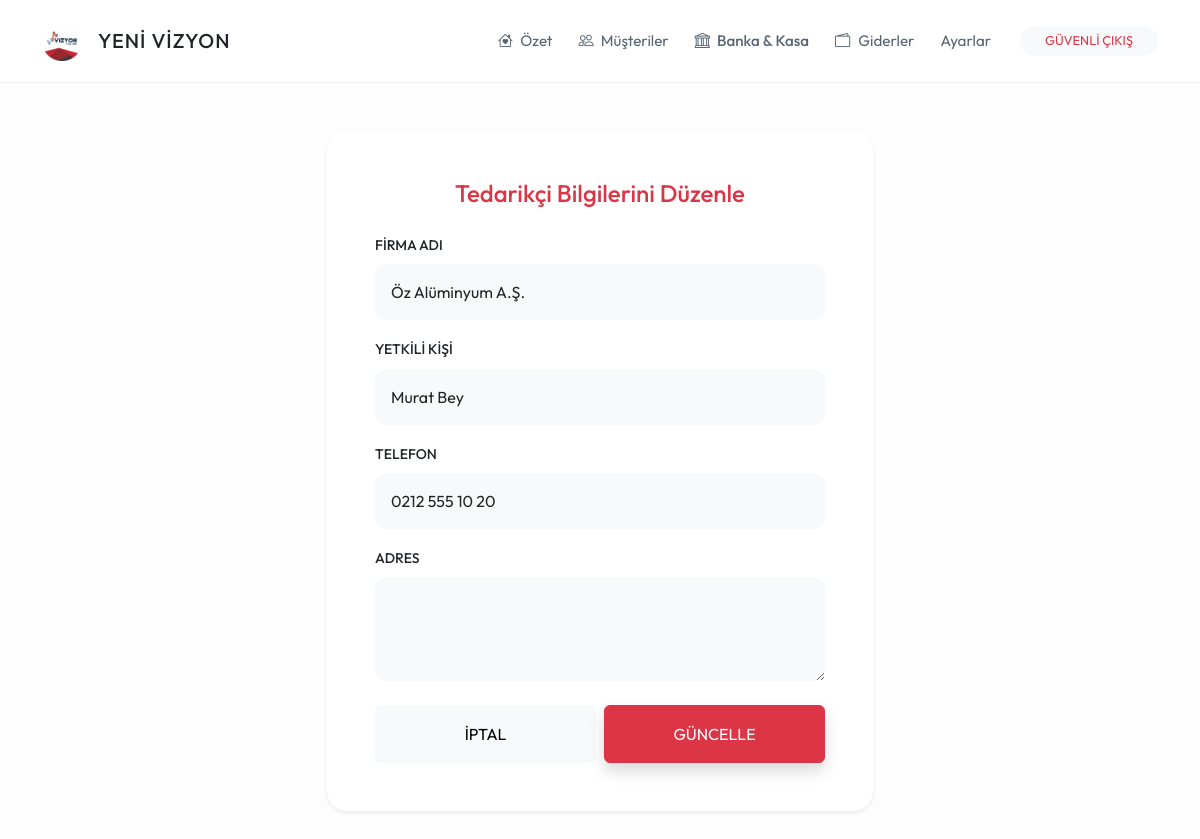
The app's page /tedarikci_duzenle/1 (signed in) with its own data.
### models.py (models this page shows)
class Tedarikci(db.Model):
    id = db.Column(db.Integer, primary_key=True)
    firma_adi = db.Column(db.String(150), nullable=False)
    yetkili_kisi = db.Column(db.String(100))
    telefon = db.Column(db.String(20))
    adres = db.Column(db.Text)
    durum = db.Column(db.String(20), default='Aktif')
    satin_almalar = db.relationship('SatinAlma', backref='tedarikci', lazy=True)
    odenenler = db.relationship('TedarikciOdeme', backref='tedarikci', lazy=True)

### routes/tedarikci_isleri.py (the view)
@tedarikci_bp.route('/tedarikci_duzenle/<int:id>', methods=['GET', 'POST'])
def tedarikci_duzenle(id):
    if 'logged_in' not in session: return redirect(url_for('genel.index'))
    tedarikci = Tedarikci.query.get_or_404(id)
    if request.method == 'POST':
        tedarikci.firma_adi, tedarikci.yetkili_kisi, tedarikci.telefon, tedarikci.adres = request.form.get('firma_adi'), request.form.get('yetkili_kisi'), request.form.get('telefon'), request.form.get('adres')
        db.session.commit()
        return redirect(url_for('tedarikci.ticari_borclar'))
    return render_template('tedarikci_duzenle.html', tedarikci=tedarikci)

### templates/tedarikci_duzenle.html (shortened to what this page needs)
{% extends "base.html" %}
{% block content %}
<div class="row justify-content-center">
    <div class="col-md-6">
        <div class="card card-custom p-5 shadow-sm border-0">
            <h4 class="fw-bold mb-4 text-center text-danger">Tedarikçi Bilgilerini Düzenle</h4>
            <form action="/tedarikci_duzenle/{{ tedarikci.id }}" method="POST">
                <div class="mb-3">
                    <label class="form-label small fw-medium">FİRMA ADI</label>
                    <input type="text" name="firma_adi" class="form-control border-0 bg-light p-3" style="border-radius: 12px;" value="{{ tedarikci.firma_adi }}" required>
                </div>
                <div class="mb-3">
                    <label class="form-label small fw-medium">YETKİLİ KİŞİ</label>
                    <input type="text" name="yetkili_kisi" class="form-control border-0 bg-light p-3" style="border-radius: 12px;" value="{{ tedarikci.yetkili_kisi or '' }}">
                </div>
                <div class="mb-3">
                    <label class="form-label small fw-medium">TELEFON</label>
                    <input type="text" name="telefon" class="form-control border-0 bg-light p-3" style="border-radius: 12px;" value="{{ tedarikci.telefon or '' }}">
                </div>
                <div class="mb-4">
                    <label class="form-label small fw-medium">ADRES</label>
                    <textarea name="adres" class="form-control border-0 bg-light p-3" style="border-radius: 12px;" rows="3">{{ tedarikci.adres or '' }}</textarea>
                </div>
                <div class="d-flex gap-2">
                    <a href="/ticari_borclar" class="btn btn-light w-50 py-3">İPTAL</a>
                    <button type="submit" class="btn btn-danger w-50 py-3 shadow">GÜNCELLE</button>
                </div>
            </form>
        </div>
    </div>
</div>
{% endblock %}

### templates/base.html (style rules this page uses)
:root { --yvr-bg: #fdfdfd; --yvr-card-bg: #ffffff; --yvr-primary: #a2d2ff; --yvr-secondary: #bde0fe; --yvr-accent: #ffafcc; --yvr-text: #576574; --yvr-text-dark: #2c3e50; }
body { background-color: var(--yvr-bg); font-family: 'Outfit', sans-serif; color: var(--yvr-text); font-weight: 400; line-height: 1.6; }
h1, h2, h3, h4, h5, .fw-bold { font-weight: 500 !important; color: var(--yvr-text-dark); }
.card-custom { background: var(--yvr-card-bg); border-radius: 20px; border: none; box-shadow: 0 10px 30px rgba(0,0,0,0.02); padding: 1.5rem; }

### records on screen
Tedarikci: firma_adi "Öz Alüminyum A.Ş.", yetkili_kisi "Murat Bey", telefon "0212 555 10 20"
